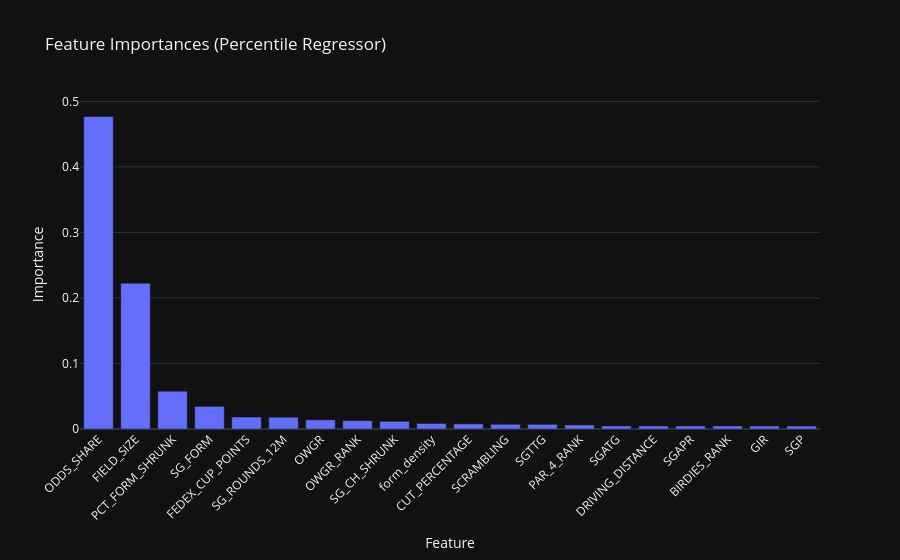

The notebook cell this image was saved under:
### Code cell
import plotly.express as px

imp_df = importances.head(20).reset_index()
imp_df.columns = ["Feature", "Importance"]
fig = px.bar(imp_df, x="Feature", y="Importance",
             title="Feature Importances (Percentile Regressor)",
             template="plotly_dark")
fig.update_layout(xaxis_tickangle=-45)
fig.show()

### Figure 1 — Plotly figure (JSON) as saved in the notebook; plotly's stock layout.template omitted (floating-point values rounded to 4 significant figures)
{"data": [{"hovertemplate": "Feature=%{x}<br>Importance=%{y}<extra></extra>", "legendgroup": "", "marker": {"color": "#636efa", "pattern": {"shape": ""}}, "name": "", "orientation": "v", "showlegend": false, "textposition": "auto", "type": "bar", "x": ["ODDS_SHARE", "FIELD_SIZE", "PCT_FORM_SHRUNK", "SG_FORM", "FEDEX_CUP_POINTS", "SG_ROUNDS_12M", "OWGR", "OWGR_RANK", "SG_CH_SHRUNK", "form_density", "CUT_PERCENTAGE", "SCRAMBLING", "SGTTG", "PAR_4_RANK", "SGATG", "DRIVING_DISTANCE", "SGAPR", "BIRDIES_RANK", "GIR", "SGP"], "xaxis": "x", "y": [0.477, 0.2226, 0.05772, 0.03456, 0.01828, 0.01792, 0.01399, 0.01275, 0.01167, 0.008506, 0.007865, 0.007184, 0.007123, 0.006135, 0.004627, 0.004617, 0.004576, 0.004544, 0.00454, 0.004466], "yaxis": "y"}], "layout": {"barmode": "relative", "legend": {"tracegroupgap": 0}, "title": {"text": "Feature Importances (Percentile Regressor)"}, "xaxis": {"anchor": "y", "domain": [0, 1], "tickangle": -45, "title": {"text": "Feature"}}, "yaxis": {"anchor": "x", "domain": [0, 1], "title": {"text": "Importance"}}}}
